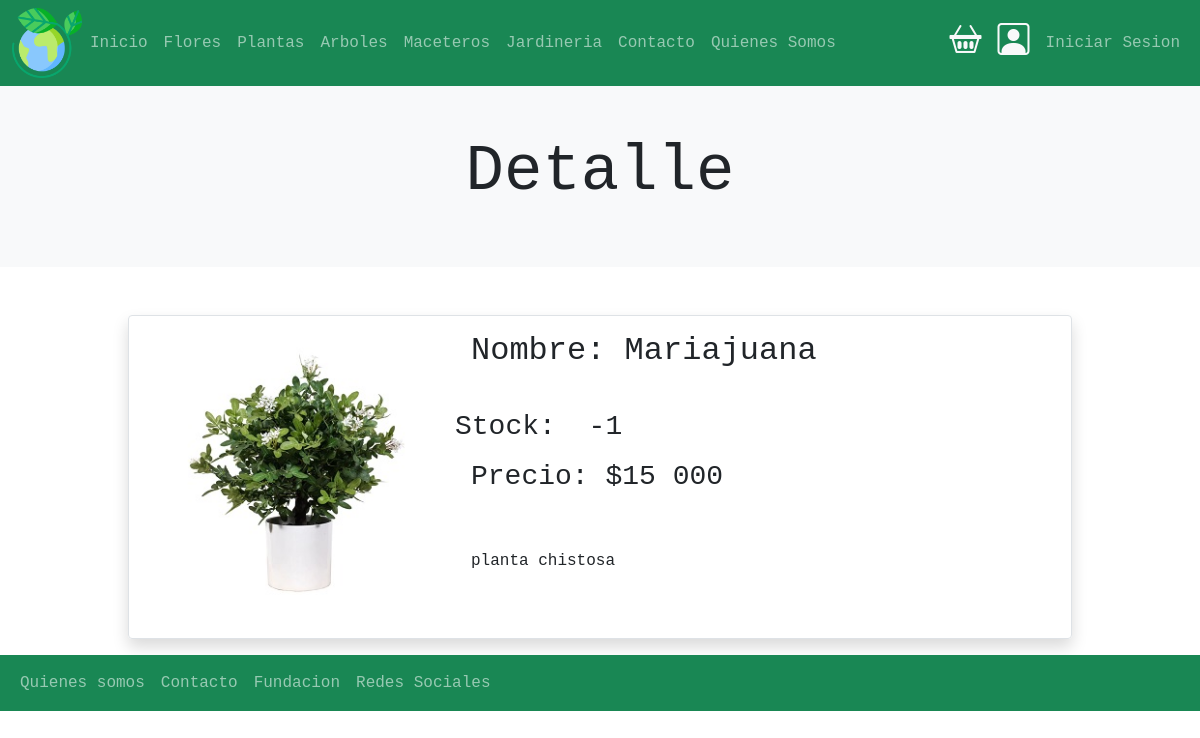
/productos/mariajuana, run on the app's committed database.
### productos/models.py (models this page shows, shortened)
class Producto(models.Model):
    usuario = models.ForeignKey(User, null=False, blank=False, on_delete=models.PROTECT)
    nombre =  models.CharField(max_length=50)
    imagen = models.ImageField(upload_to="productos",null=False, blank=False)
    descripcion = models.TextField()
    precio = models.IntegerField(default=0,null=False , blank=False)
    slug = models.SlugField(null=False, blank=False , unique=True)
    creacion = models.DateTimeField(auto_now_add=True)
    stock = models.IntegerField(null=False , blank=False, default=0)
    categoria =  models.ForeignKey(Categoria, on_delete=models.PROTECT)

### productos/views.py (the view)
# urls.py: path('<slug:slug>', views.ProductoDetalleView.as_view(),name='producto'),
class ProductoDetalleView(DetailView):
    model = Producto
    template_name = 'productos/producto.html'
    def get_context_data(self, **kwargs):
        context =  super().get_context_data(**kwargs)
        return context

### productos/templates/productos/producto.html (shortened to what this page needs)
{% extends 'base.html' %}
{% load static %}
{% load humanize %}
{% block contenido %}
<section>
    <div class="p-5 bg-light">
        <div class="container">
            <h1 class="display-3 text-center bg-light">Detalle</h1>
        </div>
    </div>
</section>
<section>
        <div class="container mt-5">
          <div class="row shadow m-3 border rounded">
            <div class="col-sm-4">
                {% if producto.imagen %}
                <img src="{{ producto.imagen.url }} " alt="imagen" class="img-fluid m-3">
            {% endif %}
            </div>
            <div class="col-sm-8">
              <h2 class="m-3">Nombre: {{ producto.nombre | title}}</h2>
              <br>
              <h3 class="d-inline"> Stock:  </h3>  <h3 class="m-3 d-inline" id="stock" >{{producto.stock}}</h3>
              <br>
              <h3 class="m-3">Precio: ${{producto.precio | intcomma}}</h3>
              <br>
              <p class="m-3">{{producto.descripcion}}</p>
              </div>
          </div>
        </div>
</section>
{% endblock contenido %}

### static/css/miestilo.css (style rules this page uses)
body { font-family: monospace; }
.container { width: 100%; max-width: 1000px; margin: auto; }

### data on the page
Producto: imagen (picture), nombre "Mariajuana", stock "-1", precio "15 000", descripcion "planta chistosa"
